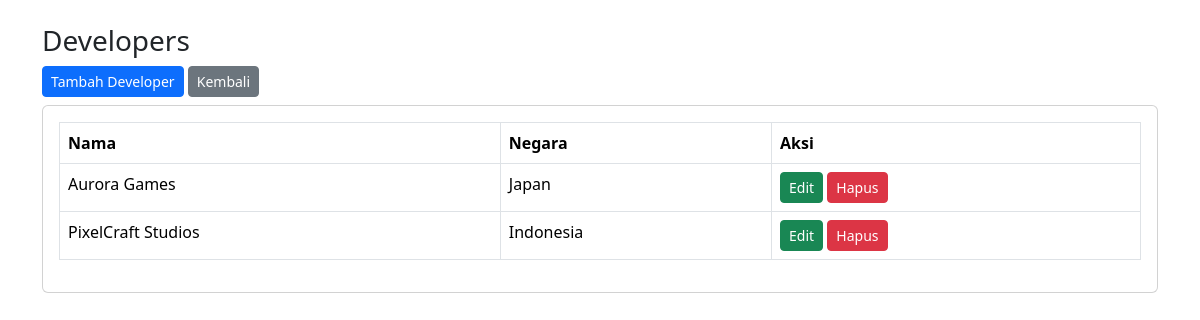
Screenshot of /view/genre/index.php with the database file from the repository.
### tables this page shows
CREATE TABLE IF NOT EXISTS developer (
  id_developer INT AUTO_INCREMENT PRIMARY KEY,
  nama_developer VARCHAR(100) NOT NULL,
  negara VARCHAR(100)
);

### config/Database.php (called while the page is built)
<?php
class Database {
    private static $host = '127.0.0.1';
    private static $db   = 'db_game_review';
    private static $user = 'root';
    private static $pass = '';
    private static $charset = 'utf8mb4';
    private static $pdo = null;
    public static function connect(){
        if(self::$pdo === null){
            $dsn = "mysql:host=" . self::$host . ";dbname=" . self::$db . ";charset=" . self::$charset;
            $opt = [
                PDO::ATTR_ERRMODE => PDO::ERRMODE_EXCEPTION,
                PDO::ATTR_DEFAULT_FETCH_MODE => PDO::FETCH_ASSOC,
            ];
            try{
                self::$pdo = new PDO($dsn, self::$user, self::$pass, $opt);
            }catch(PDOException $e){
                die('Koneksi gagal: ' . $e->getMessage());
            }
        }
        return self::$pdo;
    }
}
?>

### class/Developer.php (called while the page is built, shortened)
<?php
require_once __DIR__ . '/../config/Database.php';
class Developer {
    private $pdo;
    public function __construct(){
        $this->pdo = Database::connect();
    }
    public function getAll(){
        $stmt = $this->pdo->query('SELECT * FROM developer ORDER BY id_developer DESC');
        return $stmt->fetchAll();
    }
}
?>

### view/genre/index.php (the view)
<?php
require_once '../../class/Developer.php';
$devObj = new Developer();
$devs = $devObj->getAll();
?>
<!doctype html><html><head><meta charset="utf-8"><title>Developers</title>
<link href="https://cdn.jsdelivr.net/npm/bootstrap@5.3.2/dist/css/bootstrap.min.css" rel="stylesheet"></head><body class="p-4">
<div class="container">
  <h3>Developers</h3>
  <a class="btn btn-sm btn-primary mb-2" href="create.php">Tambah Developer</a>
  <a class="btn btn-sm btn-secondary mb-2" href="../../index.php">Kembali</a>
  <div class="card"><div class="card-body">
    <?php if(!$devs): ?><p class="text-muted">Belum ada data.</p><?php else: ?>
    <table class="table table-bordered"><thead><tr><th>Nama</th><th>Negara</th><th>Aksi</th></tr></thead><tbody>
      <?php foreach($devs as $d): ?>
      <tr>
        <td><?=htmlspecialchars($d['nama_developer'])?></td>
        <td><?=htmlspecialchars($d['negara'])?></td>
        <td>
          <a class="btn btn-sm btn-success" href="edit.php?id=<?=$d['id_developer']?>">Edit</a>
          <a class="btn btn-sm btn-danger" href="delete.php?id=<?=$d['id_developer']?>" onclick="return confirm('Hapus developer?')">Hapus</a>
        </td>
      </tr>
      <?php endforeach; ?>
    </tbody></table>
    <?php endif; ?>
  </div></div>
</div></body></html>

### rows the page displays
developer: nama_developer "Aurora Games", negara "Japan"
developer: nama_developer "PixelCraft Studios", negara "Indonesia"
